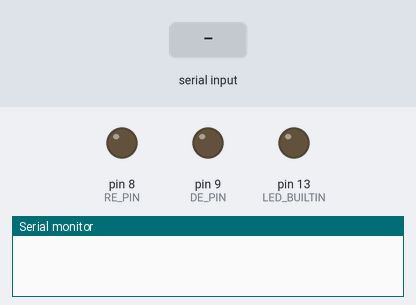
A sketch run on a simulated Arduino Uno, built with avr-gcc and run on an emulated ATmega328P. Shown: output pins drawn as LEDs (lit = HIGH), the last lines printed to the serial monitor. The inputs (shaded band) are chosen by the test bench.

Above: at 1.2 s.
1.3 s: "1" received over the second serial link
2.8 s: "0" received over the second serial link
At 3.2 s:
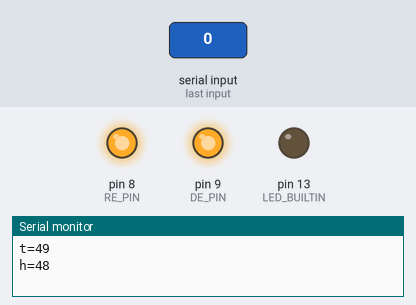
At 13.5 s:
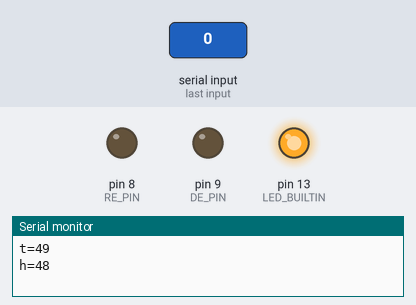
Timing chart, 0 to 14.3 s (numbered marks = the images above; inputs shaded):
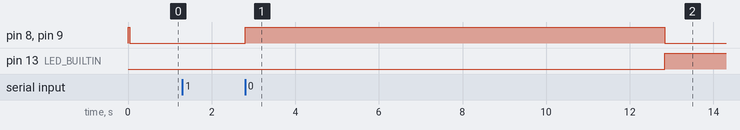

The sketch:

RS485Master.ino
```cpp
#include <SoftwareSerial.h>

// Define RS485 pins
const int RE_PIN = 8;
const int DE_PIN = 9;
int k=0;

// SoftwareSerial for RS485 communication
SoftwareSerial rs485(10, 11);

int interrogationWord = 87;

void setup() {

  rs485.begin(9600);
  Serial.begin (9600);
  pinMode(RE_PIN, OUTPUT);
  pinMode(DE_PIN, OUTPUT);
  pinMode(LED_BUILTIN, OUTPUT);
  digitalWrite(DE_PIN, LOW);
  digitalWrite(RE_PIN, HIGH);
}

void loop() {
  // Enable RS485 transmit
  digitalWrite(DE_PIN, HIGH);
  delay(20);

  // Send interrogation word
  rs485.write(interrogationWord);
  delay(20); // Allow time for transmission
    if (k==0)
        {digitalWrite(LED_BUILTIN, LOW);}
      else
        {digitalWrite(LED_BUILTIN, HIGH);}
    if (k==0)
        {k=1;}
      else
        {k=0;}
  // Disable RS485 transmit, activate RS485 receive
  digitalWrite(DE_PIN, LOW);
  digitalWrite(RE_PIN, LOW);
  delay(10);
    while (rs485.available() == 0);
  {  }
    Serial.print("t=");
    Serial.println(rs485.read());

    while (rs485.available() == 0);
  {  }
    Serial.print("h=");
    Serial.println(rs485.read());

  digitalWrite(DE_PIN, HIGH); //activate transmitt
  digitalWrite(RE_PIN, HIGH);


/*
  // Wait for response from slave
  while (rs485.available() == 0) {
    // Wait for data to arrive
  }

  // Read data from slave
  float receivedData = rs485.parseFloat();
  Serial.print("Received from slave: ");
  Serial.println(receivedData);
*/
  // Wait for a period before the next interrogation
  delay(10000); // 60 seconds (adjust as needed)
}
```

Measured:
- after the input at 2.8 s, pin 8 (RE_PIN), pin 9 (DE_PIN): LOW → HIGH at once, → LOW 10.0 s later; pin 13 (LED_BUILTIN): LOW → HIGH after 10.0 s
